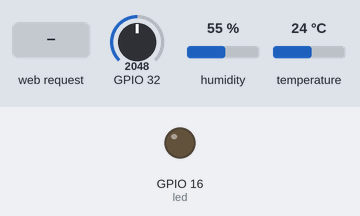
Bench run of a sketch on a simulated ESP32. Parts: output pins drawn as LEDs (lit = HIGH). Inputs (shaded band) come from the test bench; at power-on: GPIO 32 = 2048, humidity 55 %, temperature 24 °C. WiFi joins after 1.5 s; servers stay silent unless stated; what the sketch prints to the serial monitor is not drawn.

Above: at 4.7 s.
4.8 s: HTTP request GET / received
At 5.5 s:
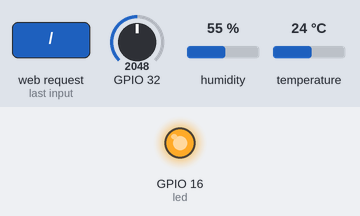
Timing chart, 0 to 7.8 s (numbered marks = the images above; inputs shaded):
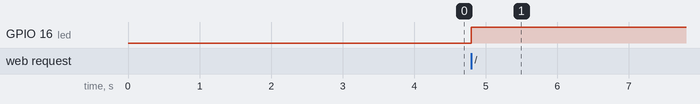

Measured:
- after the input at 4.8 s, GPIO 16 (led): LOW → HIGH at once

The sketch:

wireless-sensor.ino
```cpp
#include <DHTesp.h>


//ESP32 things
#include <WiFi.h>
#include <WiFiClient.h>
#include <WebServer.h>
#include <ESPmDNS.h>

const char* ssid = "****";
const char* password = "*****";
// The webserver port
int port=80;

WebServer server(port);

const int led = 16;

//DHT11 things
#include "DHT.h"
#define DHTPIN 22
#define DHTTYPE DHT11
DHT dht(DHTPIN, DHTTYPE);

//Other things
float asoilmoist=analogRead(32);//global variable to store exponential smoothed soil moisture reading

void handleRoot() {
  digitalWrite(led, 1);
  String jsonResponse ;
  int sec = millis() / 1000;
  int min = sec / 60;
  int hr = min / 60;
  // Reading temperature or humidity takes about 250 milliseconds!
  // Sensor readings may also be up to 2 seconds 'old' (its a very slow sensor)
  float hum = dht.readHumidity();
  // Read temperature as Celsius (the default)
  float temp = dht.readTemperature();

  // Check if any reads failed and exit early (to try again).
  if (isnan(hum) || isnan(temp)) {
    Serial.println(F("Failed to read from DHT sensor!"));
    return;
  }
  jsonResponse="{\"ok\":true,\"temp\":" + String(temp)+",\"humid\":"+String(hum)+",\"soil\":"+String(asoilmoist)+"}";
  server.send(200, "application/json", jsonResponse);
}

void handleNotFound() {
  digitalWrite(led, 1);
  String message = "File Not Found\n\n";
  message += "URI: ";
  message += server.uri();
  message += "\nMethod: ";
  message += (server.method() == HTTP_GET) ? "GET" : "POST";
  message += "\nArguments: ";
  message += server.args();
  message += "\n";
  for (uint8_t i = 0; i < server.args(); i++) {
    message += " " + server.argName(i) + ": " + server.arg(i) + "\n";
  }
  server.send(404, "text/plain", message);
  digitalWrite(led, 0);
  delay(1000);
  digitalWrite(led, 1);
}

void setup(void) {
  pinMode(led, OUTPUT);
  digitalWrite(led, 0);
  Serial.begin(115200);
  WiFi.mode(WIFI_STA);
  WiFi.begin(ssid, password);
  Serial.println("");

  // Wait for connection
  while (WiFi.status() != WL_CONNECTED) {
    delay(500);
    Serial.print(".");
  }
  Serial.println("");
  Serial.print("Connected to ");
  Serial.println(ssid);
  Serial.print("IP address: ");
  Serial.println(WiFi.localIP());


  if (MDNS.begin("esp32")) {
    Serial.println("MDNS responder started");
  }

  server.on("/", handleRoot);

  server.on("/ping", []() {
    server.send(200, "application/json", "true");
  });

  server.onNotFound(handleNotFound);

  server.begin();
  Serial.println("HTTP server started");
  dht.begin();
  delay(2000);

}

void loop(void) {
  asoilmoist=0.95*asoilmoist+0.05*analogRead(32);//exponential smoothing of soil moisture
  server.handleClient();
}
```
